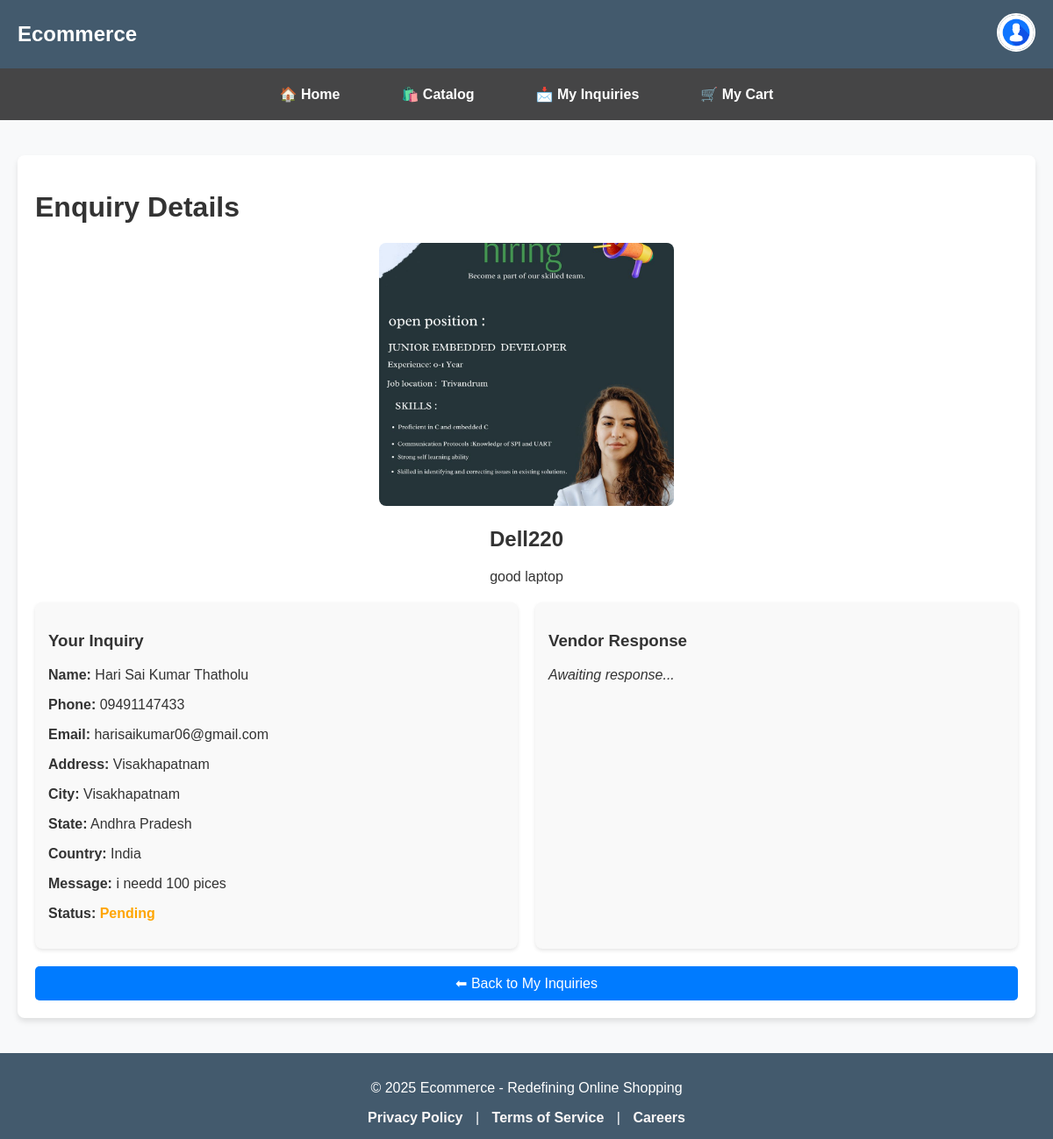
Screenshot of /user/detailed-enquiry/1/ (signed in) with the database file from the repository.
### user/models.py (models this page shows, shortened)
class Inquiry(models.Model):
    user = models.ForeignKey(settings.AUTH_USER_MODEL, on_delete=models.CASCADE)
    vendor = models.ForeignKey(settings.AUTH_USER_MODEL, related_name="vendor_inquiries", on_delete=models.CASCADE)
    item = models.ForeignKey('catalog.Item', on_delete=models.CASCADE)
    message = models.TextField()
    name = models.CharField(max_length=255)
    phone = models.CharField(max_length=20)
    email = models.EmailField()
    address = models.TextField()
    city = models.CharField(max_length=100)
    pin_code = models.CharField(max_length=10)
    state = models.CharField(max_length=100)
    country = models.CharField(max_length=100)
    created_at = models.DateTimeField(auto_now_add=True)

### catalog/models.py (models this page shows, shortened)
class Item(models.Model):
    category = models.ForeignKey(Category, on_delete=models.CASCADE, related_name='items')
    name = models.CharField(max_length=255)
    description = models.TextField()
    specification = models.TextField()
    photos = models.ImageField(upload_to='item_photos/')
    videos = models.FileField(upload_to='item_videos/', null=True, blank=True)
    custom_fields = models.JSONField(null=True, blank=True)
    published = models.BooleanField(default=False)
    vendor = models.ForeignKey(settings.AUTH_USER_MODEL, on_delete=models.CASCADE, null=True, blank=True)
    approved = models.BooleanField(default=False)
    created_at = models.DateTimeField(auto_now_add=True)
    approved_at = models.DateTimeField(null=True, blank=True)

### user/views.py (the view)
# urls.py: path('detailed-enquiry/<int:inquiry_id>/', detailed_enquiry, name='detailed_Enquiry'),
@login_required
def detailed_enquiry(request, inquiry_id):
    inquiry = get_object_or_404(Inquiry, id=inquiry_id, user=request.user)
    return render(request, 'detailed_enquiry.html', {'inquiry': inquiry})

### user/templates/detailed_enquiry.html (shortened to what this page needs)
{% extends 'base.html' %}
{% block content %}
<div class="container">
    <h1>Enquiry Details</h1>
    <div class="item-details">
        {% if inquiry.item.photos %}
            <img src="{{ inquiry.item.photos.url }}" alt="{{ inquiry.item.name }}" class="item-image">
        {% else %}
            <img src="https://via.placeholder.com/800" alt="Placeholder" class="item-image">
        {% endif %}
        <h2>{{ inquiry.item.name }}</h2>
        <p>{{ inquiry.item.description }}</p>
    </div>
    <div class="details-section">
        <div class="box">
            <h3>Your Inquiry</h3>
            <p><strong>Name:</strong> {{ inquiry.name }}</p>
            <p><strong>Phone:</strong> {{ inquiry.phone }}</p>
            <p><strong>Email:</strong> {{ inquiry.email }}</p>
            <p><strong>Address:</strong> {{ inquiry.address }}</p>
            <p><strong>City:</strong> {{ inquiry.city }}</p>
            <p><strong>State:</strong> {{ inquiry.state }}</p>
            <p><strong>Country:</strong> {{ inquiry.country }}</p>
            <p><strong>Message:</strong> {{ inquiry.message }}</p>
            <p><strong>Status:</strong>
                <span class="status {% if inquiry.response %}responded{% else %}pending{% endif %}">
                    {% if inquiry.response %}
                        Responded
                    {% else %}
                        Pending
                    {% endif %}
                </span>
            </p>
        </div>
        <div class="box">
            <h3>Vendor Response</h3>
            {% if inquiry.response %}
                <p>{{ inquiry.response }}</p>
            {% else %}
                <p><em>Awaiting response...</em></p>
            {% endif %}
        </div>
    </div>
    <a href="{% url 'user:my_inquiries' %}" class="back-btn">⬅ Back to My Inquiries</a>
</div>
{% endblock %}

### user/templates/base.html (style rules this page uses)
html, body { height: 100%; margin: 0; padding: 0; display: flex; flex-direction: column; font-family: Arial, sans-serif; background-color: #f8f9fa; color: #333; }

### user/templates/detailed_enquiry.html (style rules this page uses)
.container { max-width: 100%; margin: 20px auto; padding: 20px; background: white; border-radius: 8px; box-shadow: 0px 4px 6px rgba(0, 0, 0, 0.1); }
.item-details { text-align: center; margin-bottom: 20px; }
.item-image { width: 30%; max-height: 300px; object-fit: cover; border-radius: 8px; }
.details-section { display: flex; gap: 20px; justify-content: space-between; }
.box { flex: 1; padding: 15px; background: #f9f9f9; border-radius: 8px; box-shadow: 0px 2px 4px rgba(0, 0, 0, 0.1); }
.status { font-weight: bold; }
.pending { color: orange; }
.back-btn { display: block; margin-top: 20px; text-align: center; padding: 10px; background: #007bff; color: white; text-decoration: none; border-radius: 5px; }

### rows the page displays
Inquiry: item.photos (picture), item.name "Dell220", item.description "good laptop", name "Hari Sai Kumar Thatholu", phone "09491147433", email "harisaikumar06@gmail.com", address "Visakhapatnam", city "Visakhapatnam", state "Andhra Pradesh", country "India", message "i needd 100 pices"
